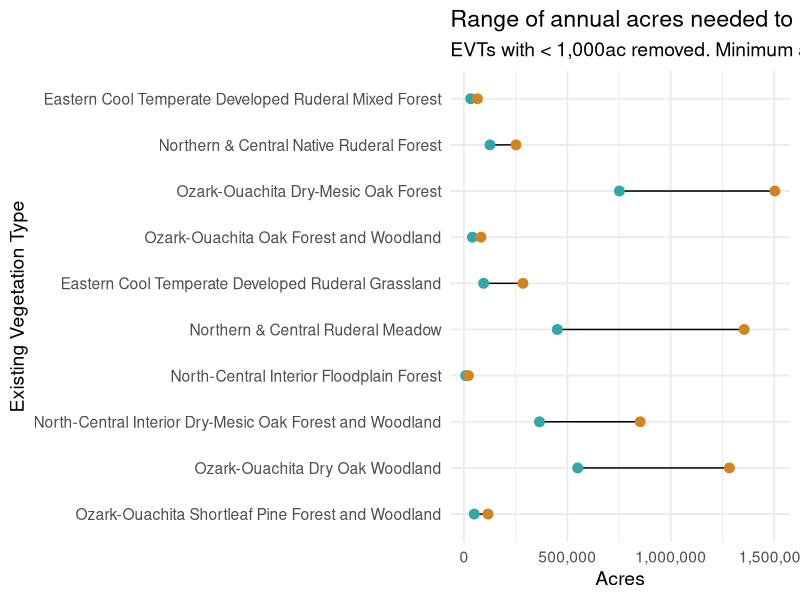

R code for this plot:


######  make starter dumbbell plot with min and max annual acres as points, order by mean

#  load packages
library(tidyverse)
library(scales)

# read in data
fire_data <- read.csv('data/mfri-evt-mnad.csv') %>%
  top_n(n = 10, wt = acres)

# set order
fire_data$evts <- factor(fire_data$evts, levels = rev(fire_data$evts)) 
# try chart

# Create a dumbbell chart
dumbbell <-
  ggplot(fire_data) +
  geom_segment(aes(x = min.annual.acres, xend = max.annual.acres,
                   y = evts, yend = evts)) +
  geom_point(aes(x = min.annual.acres, y = evts), size = 3, color = '#32a8a6') +
  geom_point(aes(x = max.annual.acres, y = evts), size = 3, color = '#d1841f') +
  theme_minimal(base_size = 14)  +
  scale_x_continuous(labels = scales::comma) +
  labs(
    x = "Acres",
    y = "Existing Vegetation Type",
    title = "Range of annual acres needed to maintain ecosystems",
    subtitle = "EVTs with < 1,000ac removed. Minimum acres statewide = 2,635,008"
  )

dumbbell
